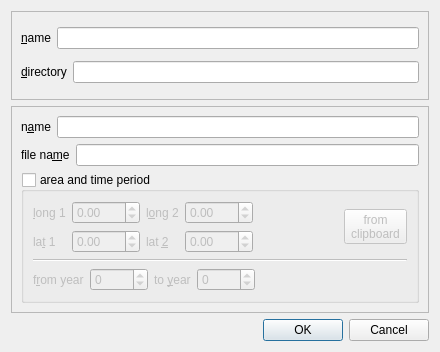
<?xml version="1.0" encoding="UTF-8"?>
<ui version="4.0">
 <class>MEditImgItem</class>
 <widget class="QDialog" name="MEditImgItem">
  <property name="geometry">
   <rect>
    <x>0</x>
    <y>0</y>
    <width>440</width>
    <height>352</height>
   </rect>
  </property>
  <property name="windowTitle">
   <string notr="true"/>
  </property>
  <layout class="QVBoxLayout" name="verticalLayout_3">
   <item>
    <widget class="QFrame" name="frCol">
     <property name="frameShape">
      <enum>QFrame::StyledPanel</enum>
     </property>
     <property name="frameShadow">
      <enum>QFrame::Raised</enum>
     </property>
     <layout class="QVBoxLayout" name="verticalLayout_2">
      <item>
       <layout class="QHBoxLayout" name="horizontalLayout_5">
        <item>
         <widget class="QLabel" name="label">
          <property name="text">
           <string>&amp;name</string>
          </property>
          <property name="buddy">
           <cstring>txtColName</cstring>
          </property>
         </widget>
        </item>
        <item>
         <widget class="QLineEdit" name="txtColName"/>
        </item>
       </layout>
      </item>
      <item>
       <layout class="QHBoxLayout" name="horizontalLayout">
        <item>
         <widget class="QLabel" name="label_5">
          <property name="text">
           <string>&amp;directory</string>
          </property>
          <property name="buddy">
           <cstring>txtColDir</cstring>
          </property>
         </widget>
        </item>
        <item>
         <widget class="QLineEdit" name="txtColDir"/>
        </item>
       </layout>
      </item>
     </layout>
    </widget>
   </item>
   <item>
    <widget class="QFrame" name="frBook">
     <property name="frameShape">
      <enum>QFrame::StyledPanel</enum>
     </property>
     <property name="frameShadow">
      <enum>QFrame::Raised</enum>
     </property>
     <layout class="QVBoxLayout" name="verticalLayout_4">
      <item>
       <layout class="QHBoxLayout" name="horizontalLayout_2">
        <item>
         <widget class="QLabel" name="label_2">
          <property name="text">
           <string>n&amp;ame</string>
          </property>
          <property name="buddy">
           <cstring>txtBookName</cstring>
          </property>
         </widget>
        </item>
        <item>
         <widget class="QLineEdit" name="txtBookName"/>
        </item>
       </layout>
      </item>
      <item>
       <layout class="QHBoxLayout" name="horizontalLayout_4">
        <item>
         <widget class="QLabel" name="label_4">
          <property name="text">
           <string>file na&amp;me</string>
          </property>
          <property name="buddy">
           <cstring>txtBookFile</cstring>
          </property>
         </widget>
        </item>
        <item>
         <widget class="QLineEdit" name="txtBookFile"/>
        </item>
       </layout>
      </item>
      <item>
       <widget class="QGroupBox" name="grpCoords">
        <property name="title">
         <string>area and time period</string>
        </property>
        <property name="checkable">
         <bool>true</bool>
        </property>
        <property name="checked">
         <bool>false</bool>
        </property>
        <layout class="QVBoxLayout" name="verticalLayout">
         <item>
          <layout class="QHBoxLayout" name="horizontalLayout_6">
           <item>
            <layout class="QGridLayout" name="gridLayout">
             <item row="0" column="0">
              <widget class="QLabel" name="label_3">
               <property name="text">
                <string notr="true">&amp;long 1</string>
               </property>
               <property name="buddy">
                <cstring>spnLong1</cstring>
               </property>
              </widget>
             </item>
             <item row="0" column="1">
              <widget class="QDoubleSpinBox" name="spnLong1">
               <property name="minimum">
                <double>-180.000000000000000</double>
               </property>
               <property name="maximum">
                <double>180.000000000000000</double>
               </property>
              </widget>
             </item>
             <item row="0" column="2">
              <widget class="QLabel" name="label_7">
               <property name="text">
                <string notr="true">l&amp;ong 2</string>
               </property>
               <property name="buddy">
                <cstring>spnLong2</cstring>
               </property>
              </widget>
             </item>
             <item row="0" column="3">
              <widget class="QDoubleSpinBox" name="spnLong2">
               <property name="minimum">
                <double>-180.000000000000000</double>
               </property>
               <property name="maximum">
                <double>180.000000000000000</double>
               </property>
              </widget>
             </item>
             <item row="1" column="0">
              <widget class="QLabel" name="label_6">
               <property name="text">
                <string notr="true">la&amp;t 1</string>
               </property>
               <property name="buddy">
                <cstring>spnLat1</cstring>
               </property>
              </widget>
             </item>
             <item row="1" column="1">
              <widget class="QDoubleSpinBox" name="spnLat1">
               <property name="minimum">
                <double>-90.000000000000000</double>
               </property>
               <property name="maximum">
                <double>90.000000000000000</double>
               </property>
              </widget>
             </item>
             <item row="1" column="2">
              <widget class="QLabel" name="label_8">
               <property name="text">
                <string notr="true">lat &amp;2</string>
               </property>
               <property name="buddy">
                <cstring>spnLat2</cstring>
               </property>
              </widget>
             </item>
             <item row="1" column="3">
              <widget class="QDoubleSpinBox" name="spnLat2">
               <property name="minimum">
                <double>-90.000000000000000</double>
               </property>
               <property name="maximum">
                <double>90.000000000000000</double>
               </property>
              </widget>
             </item>
            </layout>
           </item>
           <item>
            <spacer name="horizontalSpacer">
             <property name="orientation">
              <enum>Qt::Horizontal</enum>
             </property>
             <property name="sizeHint" stdset="0">
              <size>
               <width>40</width>
               <height>20</height>
              </size>
             </property>
            </spacer>
           </item>
           <item>
            <widget class="QToolButton" name="tbFromClipboard">
             <property name="text">
              <string>from
clipboard</string>
             </property>
            </widget>
           </item>
          </layout>
         </item>
         <item>
          <widget class="Line" name="line">
           <property name="orientation">
            <enum>Qt::Horizontal</enum>
           </property>
          </widget>
         </item>
         <item>
          <layout class="QHBoxLayout" name="horizontalLayout_3">
           <item>
            <widget class="QLabel" name="label_9">
             <property name="text">
              <string>f&amp;rom year</string>
             </property>
             <property name="buddy">
              <cstring>spnFromTime</cstring>
             </property>
            </widget>
           </item>
           <item>
            <widget class="QSpinBox" name="spnFromTime">
             <property name="minimum">
              <number>-9900</number>
             </property>
             <property name="maximum">
              <number>9900</number>
             </property>
             <property name="singleStep">
              <number>100</number>
             </property>
            </widget>
           </item>
           <item>
            <widget class="QLabel" name="label_10">
             <property name="text">
              <string>to &amp;year</string>
             </property>
             <property name="buddy">
              <cstring>spnToTime</cstring>
             </property>
            </widget>
           </item>
           <item>
            <widget class="QSpinBox" name="spnToTime">
             <property name="minimum">
              <number>-9900</number>
             </property>
             <property name="maximum">
              <number>9900</number>
             </property>
             <property name="singleStep">
              <number>100</number>
             </property>
            </widget>
           </item>
           <item>
            <spacer name="horizontalSpacer_2">
             <property name="orientation">
              <enum>Qt::Horizontal</enum>
             </property>
             <property name="sizeHint" stdset="0">
              <size>
               <width>40</width>
               <height>20</height>
              </size>
             </property>
            </spacer>
           </item>
          </layout>
         </item>
        </layout>
       </widget>
      </item>
     </layout>
    </widget>
   </item>
   <item>
    <widget class="QDialogButtonBox" name="buttonBox">
     <property name="orientation">
      <enum>Qt::Horizontal</enum>
     </property>
     <property name="standardButtons">
      <set>QDialogButtonBox::Cancel|QDialogButtonBox::Ok</set>
     </property>
    </widget>
   </item>
  </layout>
 </widget>
 <resources/>
 <connections>
  <connection>
   <sender>buttonBox</sender>
   <signal>accepted()</signal>
   <receiver>MEditImgItem</receiver>
   <slot>accept()</slot>
   <hints>
    <hint type="sourcelabel">
     <x>248</x>
     <y>254</y>
    </hint>
    <hint type="destinationlabel">
     <x>157</x>
     <y>274</y>
    </hint>
   </hints>
  </connection>
  <connection>
   <sender>buttonBox</sender>
   <signal>rejected()</signal>
   <receiver>MEditImgItem</receiver>
   <slot>reject()</slot>
   <hints>
    <hint type="sourcelabel">
     <x>316</x>
     <y>260</y>
    </hint>
    <hint type="destinationlabel">
     <x>286</x>
     <y>274</y>
    </hint>
   </hints>
  </connection>
 </connections>
</ui>
